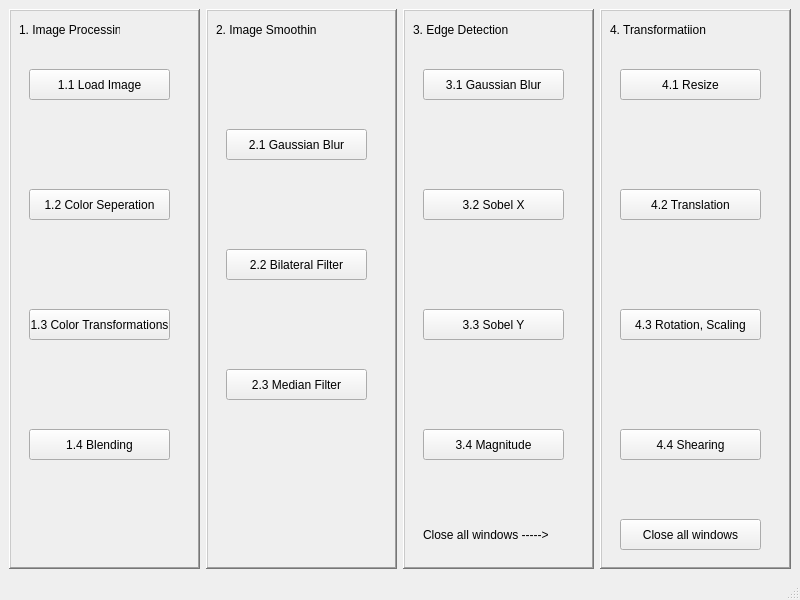
<?xml version="1.0" encoding="UTF-8"?>
<ui version="4.0">
 <class>MainWindow</class>
 <widget class="QMainWindow" name="MainWindow">
  <property name="geometry">
   <rect>
    <x>0</x>
    <y>0</y>
    <width>800</width>
    <height>600</height>
   </rect>
  </property>
  <property name="windowTitle">
   <string>2021 Opencvdl Hw1</string>
  </property>
  <widget class="QWidget" name="centralwidget">
   <layout class="QHBoxLayout" name="horizontalLayout">
    <item>
     <widget class="QFrame" name="frame">
      <property name="frameShape">
       <enum>QFrame::WinPanel</enum>
      </property>
      <property name="frameShadow">
       <enum>QFrame::Raised</enum>
      </property>
      <widget class="QLabel" name="label">
       <property name="geometry">
        <rect>
         <x>10</x>
         <y>10</y>
         <width>101</width>
         <height>21</height>
        </rect>
       </property>
       <property name="text">
        <string>1. Image Processing</string>
       </property>
      </widget>
      <widget class="QPushButton" name="pushButton_1_1">
       <property name="geometry">
        <rect>
         <x>20</x>
         <y>60</y>
         <width>141</width>
         <height>31</height>
        </rect>
       </property>
       <property name="text">
        <string>1.1 Load Image</string>
       </property>
      </widget>
      <widget class="QPushButton" name="pushButton_1_2">
       <property name="geometry">
        <rect>
         <x>20</x>
         <y>180</y>
         <width>141</width>
         <height>31</height>
        </rect>
       </property>
       <property name="text">
        <string>1.2 Color Seperation</string>
       </property>
      </widget>
      <widget class="QPushButton" name="pushButton_1_3">
       <property name="geometry">
        <rect>
         <x>20</x>
         <y>300</y>
         <width>141</width>
         <height>31</height>
        </rect>
       </property>
       <property name="text">
        <string>1.3 Color Transformations</string>
       </property>
      </widget>
      <widget class="QPushButton" name="pushButton_1_4">
       <property name="geometry">
        <rect>
         <x>20</x>
         <y>420</y>
         <width>141</width>
         <height>31</height>
        </rect>
       </property>
       <property name="text">
        <string>1.4 Blending</string>
       </property>
      </widget>
     </widget>
    </item>
    <item>
     <widget class="QFrame" name="frame_2">
      <property name="frameShape">
       <enum>QFrame::WinPanel</enum>
      </property>
      <property name="frameShadow">
       <enum>QFrame::Raised</enum>
      </property>
      <widget class="QLabel" name="label_2">
       <property name="geometry">
        <rect>
         <x>10</x>
         <y>10</y>
         <width>101</width>
         <height>21</height>
        </rect>
       </property>
       <property name="text">
        <string>2. Image Smoothing</string>
       </property>
      </widget>
      <widget class="QPushButton" name="pushButton_2_1">
       <property name="geometry">
        <rect>
         <x>20</x>
         <y>120</y>
         <width>141</width>
         <height>31</height>
        </rect>
       </property>
       <property name="text">
        <string>2.1 Gaussian Blur</string>
       </property>
      </widget>
      <widget class="QPushButton" name="pushButton_2_2">
       <property name="geometry">
        <rect>
         <x>20</x>
         <y>240</y>
         <width>141</width>
         <height>31</height>
        </rect>
       </property>
       <property name="text">
        <string>2.2 Bilateral Filter</string>
       </property>
      </widget>
      <widget class="QPushButton" name="pushButton_2_3">
       <property name="geometry">
        <rect>
         <x>20</x>
         <y>360</y>
         <width>141</width>
         <height>31</height>
        </rect>
       </property>
       <property name="text">
        <string>2.3 Median Filter</string>
       </property>
      </widget>
     </widget>
    </item>
    <item>
     <widget class="QFrame" name="frame_3">
      <property name="frameShape">
       <enum>QFrame::WinPanel</enum>
      </property>
      <property name="frameShadow">
       <enum>QFrame::Raised</enum>
      </property>
      <widget class="QLabel" name="label_3">
       <property name="geometry">
        <rect>
         <x>10</x>
         <y>10</y>
         <width>101</width>
         <height>21</height>
        </rect>
       </property>
       <property name="text">
        <string>3. Edge Detection</string>
       </property>
      </widget>
      <widget class="QPushButton" name="pushButton_3_3">
       <property name="geometry">
        <rect>
         <x>20</x>
         <y>300</y>
         <width>141</width>
         <height>31</height>
        </rect>
       </property>
       <property name="text">
        <string>3.3 Sobel Y</string>
       </property>
      </widget>
      <widget class="QPushButton" name="pushButton_3_2">
       <property name="geometry">
        <rect>
         <x>20</x>
         <y>180</y>
         <width>141</width>
         <height>31</height>
        </rect>
       </property>
       <property name="text">
        <string>3.2 Sobel X</string>
       </property>
      </widget>
      <widget class="QPushButton" name="pushButton_3_4">
       <property name="geometry">
        <rect>
         <x>20</x>
         <y>420</y>
         <width>141</width>
         <height>31</height>
        </rect>
       </property>
       <property name="text">
        <string>3.4 Magnitude</string>
       </property>
      </widget>
      <widget class="QPushButton" name="pushButton_3_1">
       <property name="geometry">
        <rect>
         <x>20</x>
         <y>60</y>
         <width>141</width>
         <height>31</height>
        </rect>
       </property>
       <property name="text">
        <string>3.1 Gaussian Blur</string>
       </property>
      </widget>
      <widget class="QLabel" name="label_5">
       <property name="geometry">
        <rect>
         <x>20</x>
         <y>510</y>
         <width>171</width>
         <height>31</height>
        </rect>
       </property>
       <property name="text">
        <string>Close all windows -----&gt;</string>
       </property>
      </widget>
     </widget>
    </item>
    <item>
     <widget class="QFrame" name="frame_4">
      <property name="frameShape">
       <enum>QFrame::WinPanel</enum>
      </property>
      <property name="frameShadow">
       <enum>QFrame::Raised</enum>
      </property>
      <widget class="QLabel" name="label_4">
       <property name="geometry">
        <rect>
         <x>10</x>
         <y>10</y>
         <width>101</width>
         <height>21</height>
        </rect>
       </property>
       <property name="text">
        <string>4. Transformatiion</string>
       </property>
      </widget>
      <widget class="QPushButton" name="pushButton_4_3">
       <property name="geometry">
        <rect>
         <x>20</x>
         <y>300</y>
         <width>141</width>
         <height>31</height>
        </rect>
       </property>
       <property name="text">
        <string>4.3 Rotation, Scaling</string>
       </property>
      </widget>
      <widget class="QPushButton" name="pushButton_4_4">
       <property name="geometry">
        <rect>
         <x>20</x>
         <y>420</y>
         <width>141</width>
         <height>31</height>
        </rect>
       </property>
       <property name="text">
        <string>4.4 Shearing</string>
       </property>
      </widget>
      <widget class="QPushButton" name="pushButton_4_2">
       <property name="geometry">
        <rect>
         <x>20</x>
         <y>180</y>
         <width>141</width>
         <height>31</height>
        </rect>
       </property>
       <property name="text">
        <string>4.2 Translation</string>
       </property>
      </widget>
      <widget class="QPushButton" name="pushButton_4_1">
       <property name="geometry">
        <rect>
         <x>20</x>
         <y>60</y>
         <width>141</width>
         <height>31</height>
        </rect>
       </property>
       <property name="text">
        <string>4.1 Resize</string>
       </property>
      </widget>
      <widget class="QPushButton" name="pushButton_5">
       <property name="geometry">
        <rect>
         <x>20</x>
         <y>510</y>
         <width>141</width>
         <height>31</height>
        </rect>
       </property>
       <property name="text">
        <string>Close all windows</string>
       </property>
      </widget>
     </widget>
    </item>
   </layout>
  </widget>
  <widget class="QMenuBar" name="menubar">
   <property name="geometry">
    <rect>
     <x>0</x>
     <y>0</y>
     <width>800</width>
     <height>18</height>
    </rect>
   </property>
  </widget>
  <widget class="QStatusBar" name="statusbar"/>
 </widget>
 <resources/>
 <connections/>
</ui>
